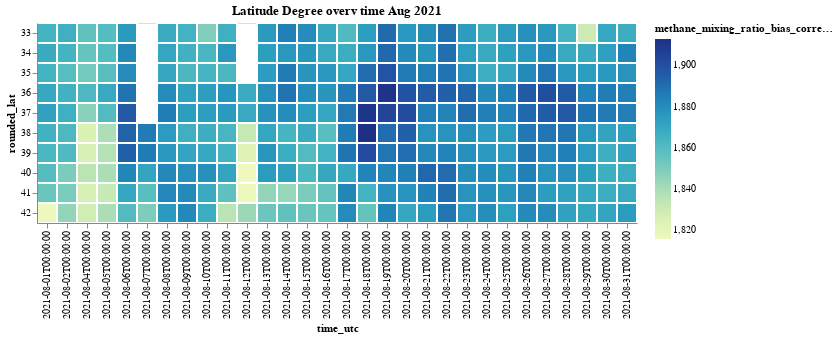

The cell this chart's notebook holds for it:
### Code cell
alt.Chart(gdf_lat, title = "Latitude Degree overv time Aug 2021").mark_rect(tooltip=True, stroke='white', strokeWidth=2).encode(
    x='time_utc:O',
    y='rounded_lat:O',
    color='methane_mixing_ratio_bias_corrected:Q'
)

### Figure 1 — Vega-Lite specification as saved in the notebook (floating-point values rounded to 4 significant figures; data arrays with more than 128 entries replaced by an {"elided": "..."} marker saying what was removed)
{"config": {"view": {"continuousWidth": 400, "continuousHeight": 300}}, "data": {"name": "data-2cce286e13b0087baef86c24cb852d46"}, "mark": {"type": "rect", "stroke": "white", "strokeWidth": 2, "tooltip": true}, "encoding": {"color": {"type": "quantitative", "field": "methane_mixing_ratio_bias_corrected"}, "x": {"type": "ordinal", "field": "time_utc"}, "y": {"type": "ordinal", "field": "rounded_lat"}}, "title": "Latitude Degree overv time Aug 2021", "$schema": "https://vega.github.io/schema/vega-lite/v4.8.1.json", "datasets": {"data-2cce286e13b0087baef86c24cb852d46": {"elided": "292 records"}}}
